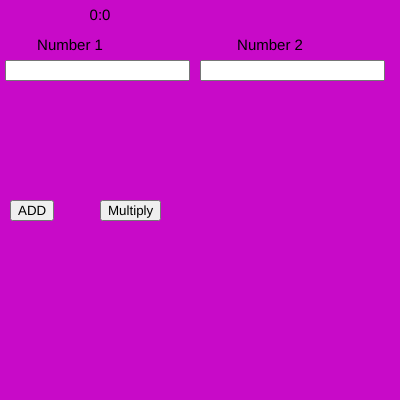
Frame 1 (no input)
Frame 60 (no input): identical to frame 1, image omitted
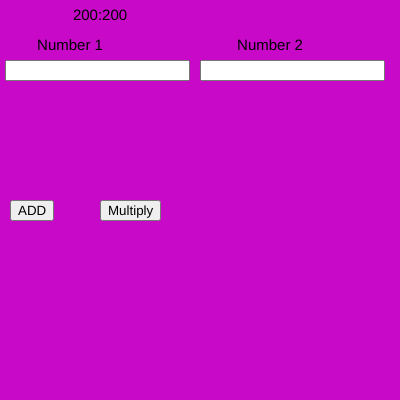
Frame 120 (the mouse pressed at the canvas centre since frame 60)

The p5.js sketch that drew these frames (run headless with seeded random() and noise() and a simulated clock; from frame 60 on, the mouse is pressed at the canvas centre):

// p5.js sketch
// ── sketch.js
var n1,n2;
var b1,b2,b3,b4;

function setup() {
  
  createCanvas(400, 400);
  
  num1 = createInput();
  num1.position(5, 60);
  
  num2 = createInput();
  num2.position(200, 60);
  
  b1 = createButton("ADD");
  b1.position(10, 200);
  b1.mousePressed(add);
  
  b2 = createButton("Multiply");
  b2.position(100, 200);
  b2.mousePressed(mul);
  
  
  textAlign(CENTER);
  textSize(15);
}

function draw() {
  background(200,10,200)
  text(mouseX+":"+mouseY,100,20)
  text("Number 1",70,50)
  text("Number 2",270,50)
  n1=parseInt(num1.value());
  n2=parseInt(num2.value());

}
function add(){
  console.log(n1+n2);
}
function mul(){
console.log(n1*n2);
}
